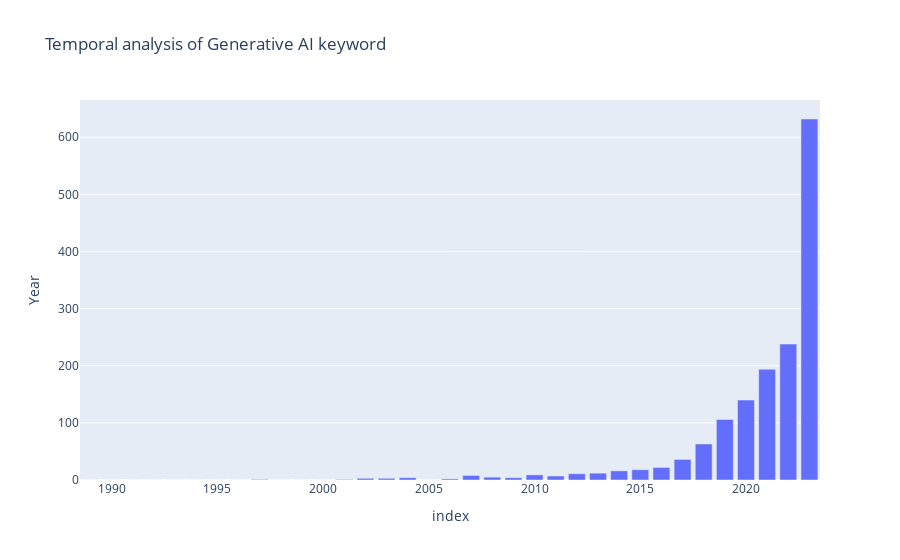

This figure's notebook cell:
### Code cell
df = create_temporal_matrix('Generative AI')
fig = px.bar(df,title='Temporal analysis of ''Generative AI'' keyword')
fig.update_layout(showlegend=False)
fig.update_yaxes(title="Frequency of occurance")
fig.update_yaxes(title="Year")
fig.show()

### Figure 1 — Plotly figure (JSON) as saved in the notebook; plotly's stock layout.template omitted (floating-point values rounded to 4 significant figures)
{"data": [{"alignmentgroup": "True", "hovertemplate": "variable=0<br>index=%{x}<br>value=%{y}<extra></extra>", "legendgroup": "0", "marker": {"color": "#636efa", "pattern": {"shape": ""}}, "name": "0", "offsetgroup": "0", "orientation": "v", "showlegend": true, "textposition": "auto", "type": "bar", "x": [1989, 1990, 1991, 1992, 1993, 1994, 1995, 1996, 1997, 1998, 1999, 2000, 2001, 2002, 2003, 2004, 2005, 2006, 2007, 2008, 2009, 2010, 2011, 2012, 2013, 2014, 2015, 2016, 2017, 2018, 2019, 2020, 2021, 2022, 2023], "xaxis": "x", "y": [0, 0, 0, 0, 0, 0, 0, 0, 1, 0, 0, 0, 1, 3, 3, 4, 0, 2, 8, 5, 4, 9, 7, 11, 12, 16, 18, 22, 36, 63, 106, 140, 194, 238, 632], "yaxis": "y"}], "layout": {"barmode": "relative", "legend": {"title": {"text": "variable"}, "tracegroupgap": 0}, "showlegend": false, "title": {"text": "Temporal analysis of Generative AI keyword"}, "xaxis": {"anchor": "y", "domain": [0, 1], "title": {"text": "index"}}, "yaxis": {"anchor": "x", "domain": [0, 1], "title": {"text": "Year"}}}}
